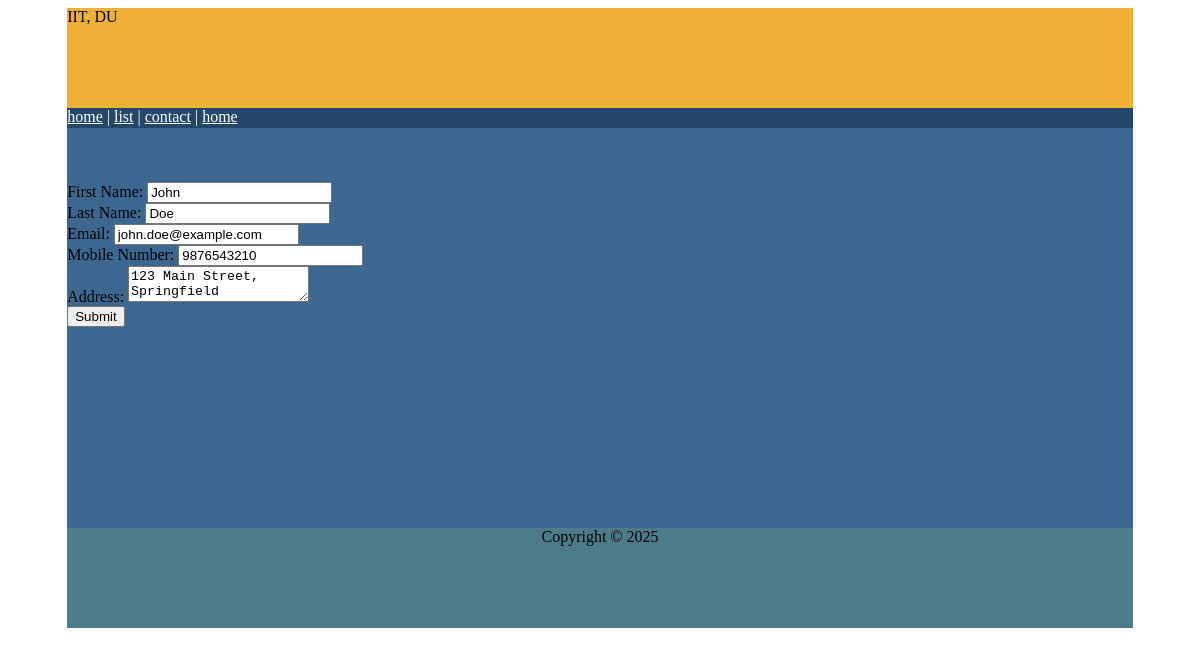
Page /labtask/edit.php?id=1 on the committed database.
### tables this page shows
CREATE TABLE `user` (
  `id` int(11) NOT NULL,
  `firstname` varchar(100) NOT NULL,
  `lastname` varchar(100) NOT NULL,
  `email` varchar(100) NOT NULL,
  `mobile` varchar(15) NOT NULL,
  `address` varchar(100) NOT NULL
);

### labtask/edit.php (the view, shortened to what this page needs)
<?php
require("db_config.php");
include("header.php");
include("menu.php");
?>
<div id="main_content">
<br><br><br>
<?php
$conn = new mysqli($servername, $username, $password, $dbName);
$sql = "select * from `user` where id = " . $_GET["id"];
if ($result = $conn->query($sql)) {
}
if ($result->num_rows > 0) {
    while($row = $result->fetch_assoc()) {
        echo '<form action="editaction.php" method="post">';
            echo 'First Name: <input type="text" name="fname" value="' .  $row["firstname"] . '"/> <br>';
            echo 'Last Name: <input type="text" name="lname" value="' .  $row["lastname"] . '"/><br>';
            echo 'Email: <input type="email" name="email" value="' .  $row["email"] . '"/><br>';
            echo 'Mobile Number: <input type="tel" name="mobileNumber" value="' .  $row["mobile"] . '"/><br>';
            echo 'Address: <textarea name="address">' . $row["address"] . '</textarea><br>';
            echo '<input type="submit" name="submit" value="Submit"/><br>';
        echo '</form>';
    }
} else {
echo "no data found results";
}
?>
</div>
<?php
include("footer.php");
?>

### labtask/header.php (style rules this page uses)
body { min-height:550px; }
#main_content { height:400px; background-color:#3B6790; }

### rows in the picture
user: fname "John", lname "Doe", email "john.doe@example.com", mobileNumber "9876543210", address "123 Main Street, Springfield"
